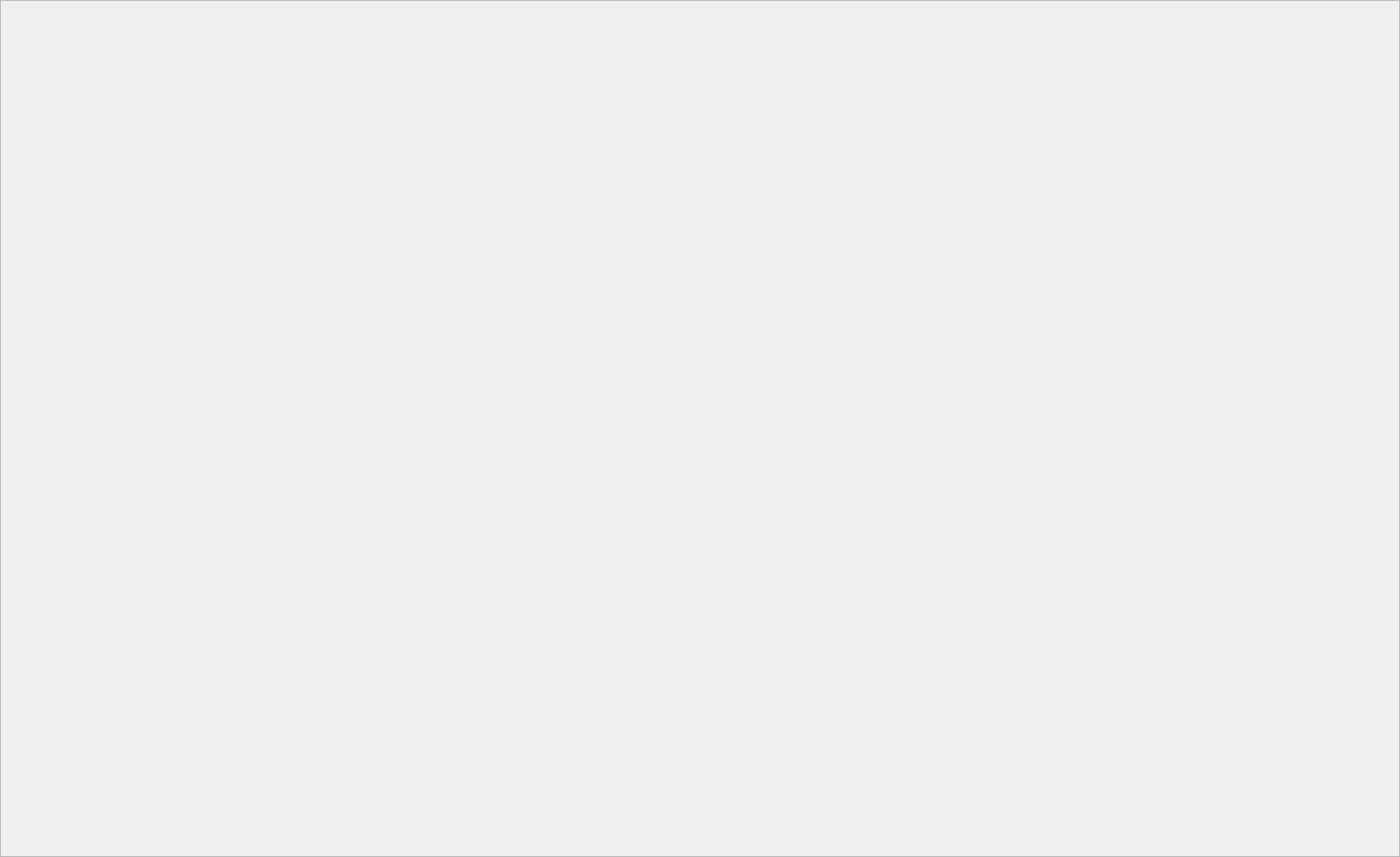
<?xml version="1.0" encoding="UTF-8"?>
<ui version="4.0">
 <class>Form</class>
 <widget class="QWidget" name="Form">
  <property name="geometry">
   <rect>
    <x>0</x>
    <y>0</y>
    <width>1596</width>
    <height>977</height>
   </rect>
  </property>
  <property name="windowTitle">
   <string>Form</string>
  </property>
  <layout class="QVBoxLayout" name="verticalLayout">
   <property name="spacing">
    <number>0</number>
   </property>
   <property name="leftMargin">
    <number>0</number>
   </property>
   <property name="topMargin">
    <number>0</number>
   </property>
   <property name="rightMargin">
    <number>0</number>
   </property>
   <property name="bottomMargin">
    <number>0</number>
   </property>
   <item>
    <widget class="QFrame" name="frame">
     <property name="frameShape">
      <enum>QFrame::StyledPanel</enum>
     </property>
     <property name="frameShadow">
      <enum>QFrame::Raised</enum>
     </property>
     <layout class="QVBoxLayout" name="verticalLayout_2">
      <property name="spacing">
       <number>0</number>
      </property>
      <property name="leftMargin">
       <number>0</number>
      </property>
      <property name="topMargin">
       <number>0</number>
      </property>
      <property name="rightMargin">
       <number>0</number>
      </property>
      <property name="bottomMargin">
       <number>0</number>
      </property>
      <item>
       <widget class="QLabel" name="label">
        <property name="text">
         <string/>
        </property>
        <property name="pixmap">
         <pixmap resource="../recursos.qrc">:/imagenes/fotos/Animacion_strike.jpeg</pixmap>
        </property>
        <property name="alignment">
         <set>Qt::AlignCenter</set>
        </property>
       </widget>
      </item>
     </layout>
    </widget>
   </item>
  </layout>
 </widget>
 <resources>
  <include location="../recursos.qrc"/>
 </resources>
 <connections/>
</ui>
